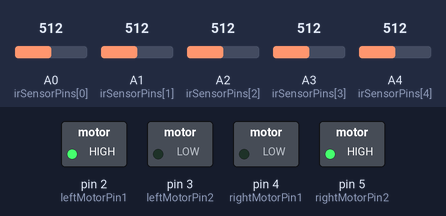
Bench run of a sketch on a simulated Arduino Uno, built with avr-gcc and run on an emulated ATmega328P. On the bench: switched loads named in the sketch (green lamp = pin HIGH). The inputs (shaded band) are chosen by the test bench; at power-on: A0 (irSensorPins[0]) = 512, A1 (irSensorPins[1]) = 512, A2 (irSensorPins[2]) = 512, A3 (irSensorPins[3]) = 512, A4 (irSensorPins[4]) = 512. What the sketch prints to the serial monitor is not drawn.

Above: at 1.2 s.
1.3 s: A0 (irSensorPins[0]) set to 109
4.3 s: A0 (irSensorPins[0]) set to 92
Timing chart, 0 to 7.3 s (numbered marks = the images above; inputs shaded):
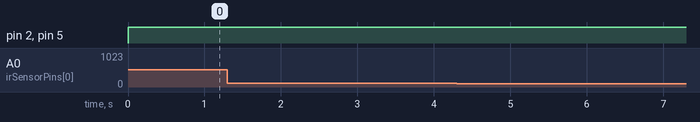

The sketch:

PID_code.ino
```cpp
// Line Following Robot using PID Control with L298N Motor Driver

// Pin connections
const int leftMotorPin1 = 2;
const int leftMotorPin2 = 3;
const int rightMotorPin1 = 4;
const int rightMotorPin2 = 5;
const int irSensorPins[] = {A0, A1, A2, A3, A4}; // IR sensor analog input pins

// PID Constants
const float Kp = 1.0;  // Proportional constant
const float Ki = 0.1;  // Integral constant
const float Kd = 0.05; // Derivative constant

// Setpoint (desired position on the line)
const int setpoint = 500;

// Variables
int sensorValues[5];
float error, lastError, totalError, correction;

void setup() {
  // Initialize motor control pins as output
  pinMode(leftMotorPin1, OUTPUT);
  pinMode(leftMotorPin2, OUTPUT);
  pinMode(rightMotorPin1, OUTPUT);
  pinMode(rightMotorPin2, OUTPUT);

  // Start serial communication for debugging
  Serial.begin(9600);
}

void loop() {
  // Read sensor values
  for (int i = 0; i < 5; i++) {
    sensorValues[i] = analogRead(irSensorPins[i]);
  }

  // Calculate error
  int weightedSum = 0;
  int totalWeight = 0;
  for (int i = 0; i < 5; i++) {
    weightedSum += sensorValues[i] * (i - 2);
    totalWeight += sensorValues[i];
  }
  error = setpoint - weightedSum / totalWeight;

  // PID calculations
  correction = Kp * error + Ki * totalError + Kd * (error - lastError);

  // Update last error and total error
  lastError = error;
  totalError += error;

  // Motor control
  int leftSpeed = 200;  // Base speed for left motor
  int rightSpeed = 200; // Base speed for right motor

  // Apply correction to motor speeds
  leftSpeed += correction;
  rightSpeed -= correction;

  // Limit motor speeds to avoid exceeding maximum values
  leftSpeed = constrain(leftSpeed, 0, 255);
  rightSpeed = constrain(rightSpeed, 0, 255);

  // Set motor directions
  if (leftSpeed > 0) {
    digitalWrite(leftMotorPin1, HIGH);
    digitalWrite(leftMotorPin2, LOW);
  } else {
    digitalWrite(leftMotorPin1, LOW);
    digitalWrite(leftMotorPin2, HIGH);
  }

  if (rightSpeed > 0) {
    digitalWrite(rightMotorPin1, HIGH);
    digitalWrite(rightMotorPin2, LOW);
  } else {
    digitalWrite(rightMotorPin1, LOW);
    digitalWrite(rightMotorPin2, HIGH);
  }

  // Set motor speeds
  analogWrite(leftMotorPin1, abs(leftSpeed));
  analogWrite(rightMotorPin1, abs(rightSpeed));

  // Print sensor values and correction for debugging
  for (int i = 0; i < 5; i++) {
    Serial.print("Sensor ");
    Serial.print(i);
    Serial.print(": ");
    Serial.print(sensorValues[i]);
    Serial.print(" | ");
  }
  Serial.print("Correction: ");
  Serial.println(correction);

  delay(10);
}
```

Measured:
- after the input at 1.3 s, every drawn part: stays the same
- after the input at 4.3 s, every drawn part: stays the same
